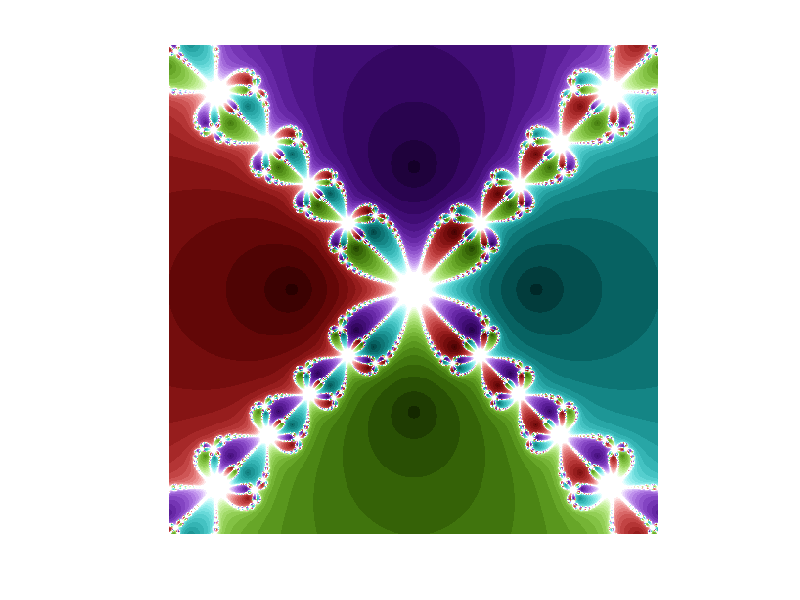

Reproduce this figure in MATLAB.
clear;

n = 500;
minx = -2;
maxx = 2;
miny = -2;
maxy = 2;
kmax = 20;
epstol = 10^-4;

% Funktion und Newton-Iteration
m = 4 % m-te Einheitswurzeln als Nullstellen
f = @(z) z.^m - 1;
iter = @(z) ((m-1).*z + z.^-(m-1))./m;

% Matrix mit Startwerten aufbauen
Z = complex(meshgrid(minx:(maxx-minx)/(n-1):maxx), -meshgrid(miny:(maxy-miny)/(n-1):maxy)');
im = zeros(n,n,3);
im(:,:,3) = ones(n, n); % Weiß


k = 0;
conv = zeros(n,n); % (bool) Wert unter der Toleranzgrenze
while k <= kmax
	conv_old = conv;
	conv = (abs(f(Z)) < epstol);
	% Maske derjenigen Pixel, die in diesem Schritt unter die Toleranz fallen
	mask = conv - conv_old; 

	% Farbwert als Argument der komplexen Zahl
	hue = conv .* ((arg(Z) + pi) ./ (2*pi));
	light = conv .* (k / kmax) * (pi/2);

	im(:,:,1) = hue;
	im(:,:,2) = im(:,:,2) .* (1 - mask) + cos(light) .* mask;
	im(:,:,3) = im(:,:,3) .* (1 - mask) + sin(light) .* mask;

	%imshow(hsv2rgb(im));
	%drawnow();

	Z = iter(Z);
	k++;
end

im = hsv2rgb(im);
imshow(im);
imwrite(im, "fraktal.png");
